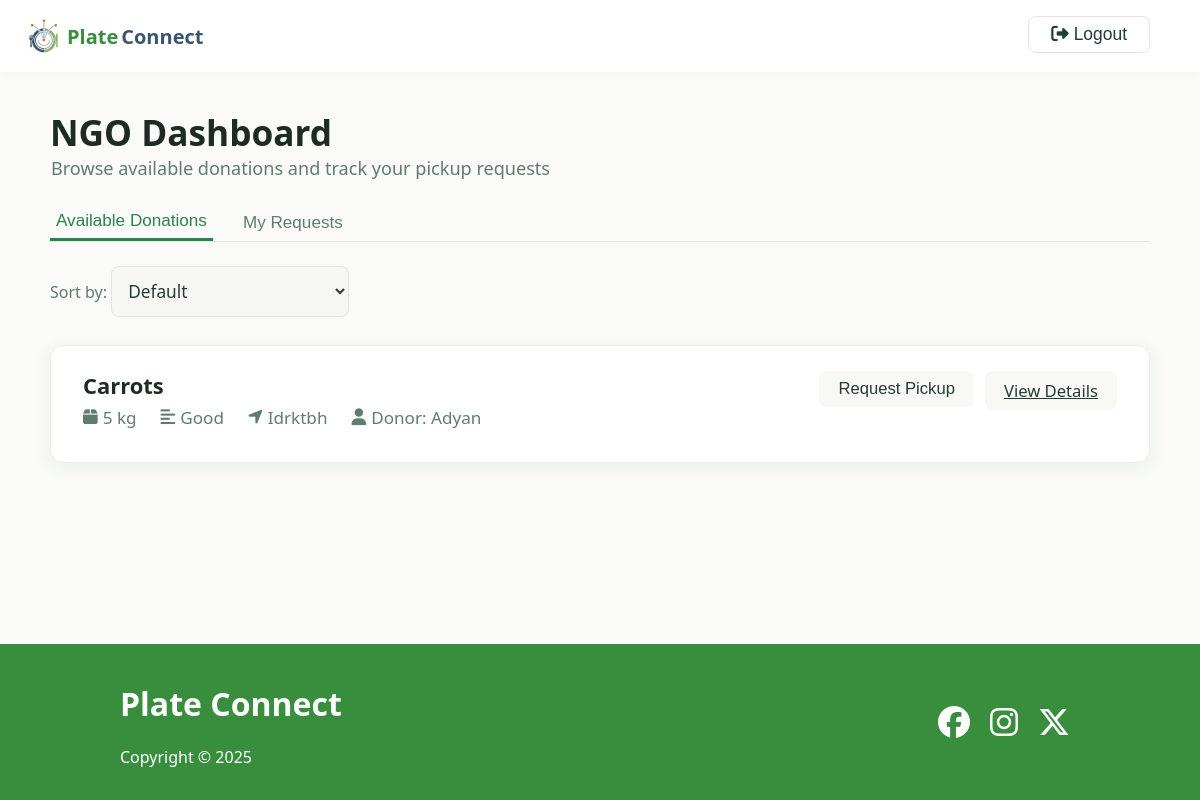
The app's page /ngo_dashboard, older data.
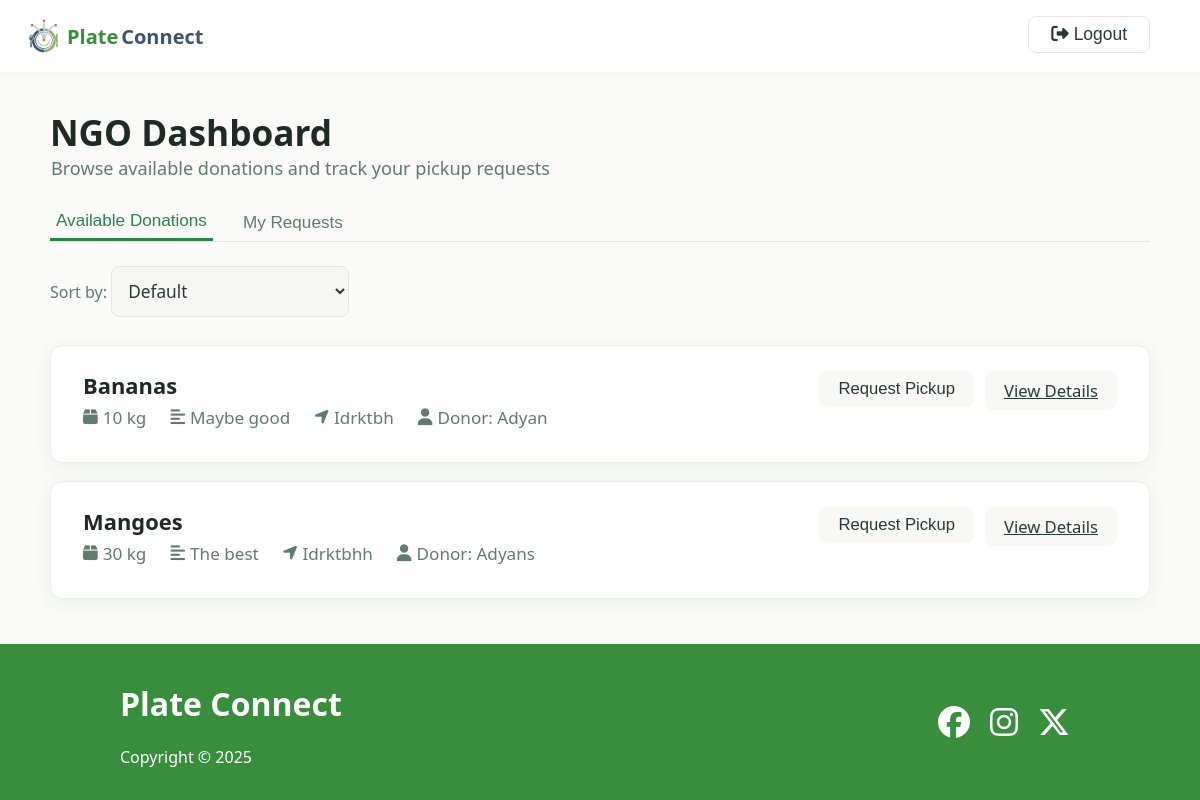
The same page, newer data.
### app.py (models this page shows)
class Listing(db.Model):
    id = db.Column(db.Integer, primary_key=True)
    donor_id = db.Column(db.Integer, db.ForeignKey('user.id'), nullable=False)
    food_type = db.Column(db.String(50), nullable=False)
    quantity = db.Column(db.String(50), nullable=False)
    description = db.Column(db.String(200))
    address = db.Column(db.String(200), nullable=False)  # redundant for easy access
    donor = db.relationship('User', backref='listings')

class User(db.Model):
    id = db.Column(db.Integer, primary_key=True)
    email = db.Column(db.String(100), unique=True, nullable=False)
    password_hash = db.Column(db.String(128), nullable=False)
    name = db.Column(db.String(50), nullable=False)
    user_type = db.Column(db.String(10), nullable=False)  # 'donor' or 'ngo'
    address = db.Column(db.String(200), nullable=False)
    purpose = db.Column(db.String(200))  # For NGOs, optional

### app.py (the view)
@app.route('/ngo_dashboard')
def ngo_dashboard():
    ngo_id = session.get('user_id')  # Assuming NGO is logged in and user_id in session
    listings = Listing.query.all()  # You may want to filter based on availability
    my_requests = (
        Request.query.filter_by(ngo_id=ngo_id)
        .join(Listing, Request.listing_id == Listing.id)
        .add_entity(Listing)
        .all()
    )
    return render_template(
        'ngo_dashboard.html',
        listings=listings,
        my_requests=my_requests,
        ngo_profile_pic_url='/static/profile.jpg'  # Example, adjust as needed
    )

### templates/ngo_dashboard.html (shortened to what this page needs)
<!DOCTYPE html>
<html lang="en">
<head>
    <link rel="stylesheet" href="{{ url_for('static', filename='style.css') }}">
    <link rel="stylesheet" href="{{ url_for('static', filename='donor_dashboard.css') }}">
    <link rel="stylesheet" href="{{ url_for('static', filename='ngo_dashboard.css') }}">
    <link rel="stylesheet" href="https://cdnjs.cloudflare.com/ajax/libs/font-awesome/6.4.2/css/all.min.css">
</head>
<body>
    <main>
        <header class="header">
            <div class="logo">
                <img src="../static/images/logo.png" alt="">
                <a href="/" class="logo-text green-font">Plate</a>
                <a href="/" class="logo-text dark-blue-font">Connect</a>
                <form class='logout' method="POST" action="{{ url_for('logout') }}">
                    <button type="submit" class="back-btn"><i class="fa fa-sign-out-alt"></i> Logout</button>
                </form>
            </div>
        </header>
        <div class="dashboard-container">
            <div class="dashboard-header">
                <div>
                    <h1 class="dashboard-title">NGO Dashboard</h1>
                    <div class="dashboard-subtitle">Browse available donations and track your pickup requests</div>
                </div>
            </div>
            <div class="dashboard-tabs">
                <button class="dashboard-tab active" onclick="showTab('donations')">Available Donations</button>
                <button class="dashboard-tab" onclick="showTab('requests')">My Requests</button>
            </div>
            <div id="tab-donations" class="listings-table">
                <div style="margin-bottom: 8px;">
                    <label for="sort-donations" style="font-weight: 500; color: #5f7c6d;">Sort by:</label>
                    <select id="sort-donations" onchange="sortDonations()">
                        <option value="default">Default</option>
                    </select>
                </div>
                {% if listings %}
                {% for listing in listings %}
                <div class="listing-card" data-id="{{ listing.id }}">
                    <div class="listing-details">
                        <div class="listing-title">{{ listing.food_type }}</div>
                        <div class="listing-meta">
                            <span><i class="fa fa-box icon"></i> {{ listing.quantity }}</span>
                            <span><i class="fa fa-align-left icon"></i> {{ listing.description }}</span>
                            <span><i class="fa fa-location-arrow icon"></i> {{ listing.address }}</span>
                            <span><i class="fa fa-user icon"></i> Donor: {{ listing.donor.name if listing.donor else 'Unknown' }}</span>
                        </div>
                    </div>
                    <div class="listing-actions">
                        <form method="POST" action="{{ url_for('request_listing', listing_id=listing.id) }}">
                            <button type="submit" class="btn-edit">Request Pickup</button>
                        </form>
                        <a href="{{ url_for('listing_details', listing_id=listing.id) }}" class="btn-edit">View Details</a>
                    </div>
                </div>
                {% endfor %}
                {% else %}
                <div style="color:#5f7c6d; font-size:1.13rem;">No donations available.</div>
                {% endif %}
            </div>
        </div>
    </main>
    <footer class="footer">
        <div class="container">
            <div>
                <h1>Plate Connect</h1>
                <p>Copyright &copy; 2025</p>
            </div>
            <div class="social">
                <a href="#"><i class="fab fa-facebook fa-2x"></i></a>
                <a href="#"><i class="fab fa-instagram fa-2x"></i></a>
                <a href="#"><i class="fab fa-x-twitter fa-2x"></i></a>
            </div>
        </div>
    </footer>
</body>
</html>

### static/style.css (style rules this page uses)
:root { --green: #388e3c; --dark-green: #1b5e20; --dark-blue: #3C556E; }
html, body { height: 100%; margin: 0; }
body { display: flex; flex-direction: column; min-height: 100vh; }
main { flex: 1; }
.green-font { color: var(--green); }
.dark-blue-font { color: var(--dark-blue); }
body { background: #fafcfb; color: #1b5e20; font-family: 'Segoe UI', 'Arial', sans-serif; margin: 0; padding: 0; }
.header { display: flex; justify-content: space-between; align-items: center; background: #fff; box-shadow: 0 2px 8px rgba(27, 94, 32, 0.03); padding: 0 40px 0 24px; height: 72px; position: sticky; top: 0; z-index: 10; }
.logo { display: flex; align-items: flex-start; gap: 3px; justify-content: center; }
.logo img { height: 40px; }
.logo-text { display: flex; align-self: center; font-size: 1.25rem; font-weight: bold; text-decoration: none; cursor: pointer; transition: color 0.18s; }
.footer { padding: 1rem 0; background: var(--green); }
.footer .container { margin: 0 100px; padding: 0 20px; display: grid; grid-template-columns: repeat(2, 1fr); gap: 20px; height: 100%; color: white; background: var(--green); }
.footer .social { display: flex; justify-content: flex-end; align-items: center; }
.footer .social a { margin: 0 10px; color: white; transition: color 0.2s; }

### static/donor_dashboard.css (style rules this page uses)
body { font-family: 'Segoe UI', Arial, sans-serif; background: #fafaf8; color: #253b37; margin: 0; padding: 0; }
.header .logo { display: flex; justify-content: flex-start; width: 100%; }
.header .logo .logout { margin-left: auto; }
.dashboard-container { max-width: 1100px; margin: 0 auto; padding: 36px 0; }
.dashboard-header { display: flex; align-items: center; gap: 18px; margin-bottom: 8px; }
.back-btn { background: #fff; border: 1px solid #e4e4e1; border-radius: 8px; padding: 7px 22px; color: #253b37; font-size: 1.09rem; cursor: pointer; font-weight: 500; margin-right: 10px; transition: background 0.18s; }
.dashboard-title { font-size: 2.2rem; font-weight: 700; color: #1d2b22; margin: 0; }
.dashboard-subtitle { color: #5f7c6d; font-size: 1.13rem; margin-bottom: 22px; margin-left: 1px; }
.dashboard-tabs { display: flex; gap: 24px; border-bottom: 1px solid #e5e4e1; margin-bottom: 24px; }
.dashboard-tab { padding-bottom: 7px; font-weight: 500; font-size: 1.07rem; color: #5f7c6d; cursor: pointer; border: none; background: none; transition: color 0.18s; }
.dashboard-tab.active { color: #2b824c; border-bottom: 3px solid #2b824c; }
.listings-table { display: flex; flex-direction: column; gap: 18px; margin-top: 4px; }
.listing-card { background: #fff; border-radius: 13px; border: 1px solid #efece6; box-shadow: 0 4px 18px rgba(33, 122, 83, 0.08); padding: 25px 32px; display: flex; justify-content: space-between; align-items: flex-start; transition: box-shadow 0.18s; }
.listing-details { flex: 1; min-width: 0; }
.listing-title { font-size: 1.37rem; font-weight: 700; color: #1d2b22; margin-bottom: 6px; display: flex; gap: 10px; align-items: center; }
.listing-meta { display: flex; gap: 24px; flex-wrap: wrap; margin-bottom: 8px; color: #5f7c6d; font-size: 1.07rem; align-items: center; }
.listing-meta span { display: flex; align-items: center; gap: 5px; }
.listing-meta .icon { font-size: 1.05rem; }
.listing-actions { display: flex; flex-direction: row; gap: 11px; }
.btn-edit, .btn-remove { padding: 8px 19px; border-radius: 8px; font-size: 1.04rem; font-weight: 500; border: none; cursor: pointer; transition: background 0.18s, color 0.18s; background: #f8f8f4; color: #253b37; margin-bottom: 4px; }
input, textarea, select { background: #f6f6f2; border: 1px solid #e4e4e1; border-radius: 8px; padding: 12px; font-size: 1.08rem; color: #253b37; resize: vertical; font-family: inherit; margin-bottom: 2px; }

### static/ngo_dashboard.css (style rules this page uses)
.dashboard-title { font-size: 2.2rem; font-weight: 700; color: #1d2b22; margin: 0; }
.dashboard-subtitle { color: #5f7c6d; font-size: 1.13rem; margin-bottom: 22px; margin-left: 1px; }
.dashboard-tab.active { color: #2b824c; border-bottom: 3px solid #2b824c; }

Row changes from the older to the newer data that the page shows:
removed Listing: food_type "Carrots", quantity "5 kg", description "Good", address "Idrktbh", donor "Adyan"
added Listing: food_type "Bananas", quantity "10 kg", description "Maybe good", address "Idrktbh", donor "Adyan"
added Listing: food_type "Mangoes", quantity "30 kg", description "The best", address "Idrktbhh", donor "Adyans"
